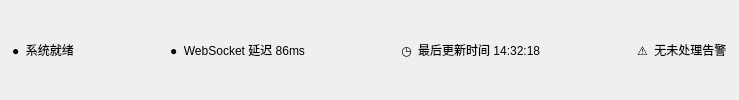
     <widget class="QFrame" name="bottomStatusFrame">
      <property name="minimumSize">
       <size>
        <width>0</width>
        <height>40</height>
       </size>
      </property>
      <layout class="QHBoxLayout" name="bottomStatusLayout">
       <property name="spacing">
        <number>16</number>
       </property>
       <property name="leftMargin">
        <number>12</number>
       </property>
       <property name="topMargin">
        <number>6</number>
       </property>
       <property name="rightMargin">
        <number>12</number>
       </property>
       <property name="bottomMargin">
        <number>6</number>
       </property>
       <item>
        <widget class="QLabel" name="systemReadyStatusLabel">
         <property name="text">
          <string>●  系统就绪</string>
         </property>
         <property name="positive" stdset="0">
          <bool>true</bool>
         </property>
        </widget>
       </item>
       <item>
        <spacer name="statusSpacer1">
         <property name="orientation">
          <enum>Qt::Horizontal</enum>
         </property>
         <property name="sizeType">
          <enum>QSizePolicy::Expanding</enum>
         </property>
         <property name="sizeHint" stdset="0">
          <size>
           <width>80</width>
           <height>20</height>
          </size>
         </property>
        </spacer>
       </item>
       <item>
        <widget class="QLabel" name="webSocketLatencyStatusLabel">
         <property name="text">
          <string>●  WebSocket 延迟 86ms</string>
         </property>
         <property name="positive" stdset="0">
          <bool>true</bool>
         </property>
        </widget>
       </item>
       <item>
        <spacer name="statusSpacer2">
         <property name="orientation">
          <enum>Qt::Horizontal</enum>
         </property>
         <property name="sizeType">
          <enum>QSizePolicy::Expanding</enum>
         </property>
         <property name="sizeHint" stdset="0">
          <size>
           <width>80</width>
           <height>20</height>
          </size>
         </property>
        </spacer>
       </item>
       <item>
        <widget class="QLabel" name="lastUpdatedStatusLabel">
         <property name="text">
          <string>◷  最后更新时间 14:32:18</string>
         </property>
        </widget>
       </item>
       <item>
        <spacer name="statusSpacer3">
         <property name="orientation">
          <enum>Qt::Horizontal</enum>
         </property>
         <property name="sizeType">
          <enum>QSizePolicy::Expanding</enum>
         </property>
         <property name="sizeHint" stdset="0">
          <size>
           <width>80</width>
           <height>20</height>
          </size>
         </property>
        </spacer>
       </item>
       <item>
        <widget class="QLabel" name="warningStatusLabel">
         <property name="text">
          <string>⚠  无未处理告警</string>
         </property>
         <property name="warning" stdset="0">
          <bool>true</bool>
         </property>
        </widget>
       </item>
      </layout>
     </widget>
